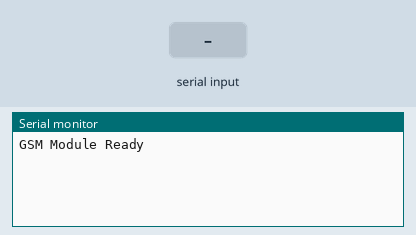
Simulated run of this sketch. Board: Arduino Uno, built with avr-gcc and run on an emulated ATmega328P. On the bench: the last lines printed to the serial monitor. The test bench sets the inputs (shaded band). The modem accepts every AT command (registered, SIM ready, sends succeed) and sends nothing else.

Above: at 2.2 s.
2.3 s: "RING" received over the second serial link
At 3.8 s:
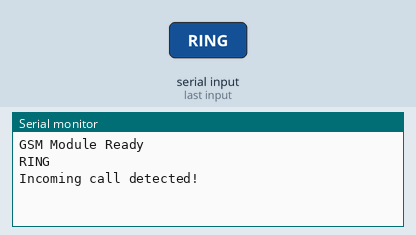
4.8 s: "1" received over the second serial link
At 6.9 s:
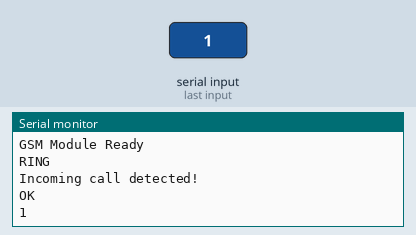

The sketch:

wiring_up_microhone_and_speaker.ino
```cpp
#include <SoftwareSerial.h>

// GSM Module communication
SoftwareSerial gsm(7, 8); // RX, TX

void setup() {
  Serial.begin(9600);  // Debugging
  gsm.begin(9600);     // SIM800L communication

  // Initialize GSM module
  gsm.println("AT");
  delay(1000);
  if (gsm.find("OK")) {
    Serial.println("GSM Module Ready");
  } else {
    Serial.println("GSM Module Failed");
    while (1);
  }
}

void loop() {
  // Example: Answer an incoming call
  if (gsm.available()) {
    String response = gsm.readString();
    Serial.println(response);

    // Detect incoming call
    if (response.indexOf("RING") != -1) {
      Serial.println("Incoming call detected!");
      gsm.println("ATA");  // Answer the call
      delay(1000);
    }
  }
}
```

Measured:
- after the input at 2.3 s, the serial monitor: prints a new line after 1.0 s (image 1)
- after the input at 4.8 s, the serial monitor: prints a new line after 1.0 s (image 2)
